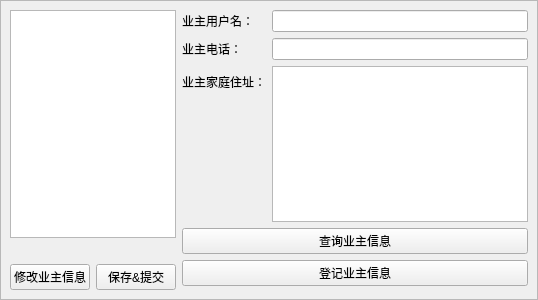
<?xml version="1.0" encoding="UTF-8"?>
<ui version="4.0">
 <class>OwnerPage</class>
 <widget class="QWidget" name="OwnerPage">
  <property name="geometry">
   <rect>
    <x>0</x>
    <y>0</y>
    <width>400</width>
    <height>300</height>
   </rect>
  </property>
  <property name="windowTitle">
   <string>Form</string>
  </property>
  <layout class="QVBoxLayout" name="verticalLayout">
   <property name="leftMargin">
    <number>0</number>
   </property>
   <property name="topMargin">
    <number>0</number>
   </property>
   <property name="rightMargin">
    <number>0</number>
   </property>
   <property name="bottomMargin">
    <number>0</number>
   </property>
   <item>
    <widget class="QFrame" name="frame">
     <property name="frameShape">
      <enum>QFrame::StyledPanel</enum>
     </property>
     <property name="frameShadow">
      <enum>QFrame::Raised</enum>
     </property>
     <layout class="QHBoxLayout" name="horizontalLayout_2">
      <item>
       <layout class="QVBoxLayout" name="verticalLayout_3">
        <item>
         <widget class="QTableView" name="tableView"/>
        </item>
        <item>
         <spacer name="horizontalSpacer">
          <property name="orientation">
           <enum>Qt::Horizontal</enum>
          </property>
          <property name="sizeHint" stdset="0">
           <size>
            <width>40</width>
            <height>20</height>
           </size>
          </property>
         </spacer>
        </item>
        <item>
         <layout class="QHBoxLayout" name="horizontalLayout">
          <item>
           <widget class="QPushButton" name="editButton">
            <property name="text">
             <string>修改业主信息</string>
            </property>
           </widget>
          </item>
          <item>
           <widget class="QPushButton" name="submitButton">
            <property name="text">
             <string>保存&amp;&amp;提交</string>
            </property>
           </widget>
          </item>
         </layout>
        </item>
       </layout>
      </item>
      <item>
       <layout class="QVBoxLayout" name="verticalLayout_2">
        <item>
         <layout class="QFormLayout" name="formLayout">
          <item row="0" column="0">
           <widget class="QLabel" name="usernameLabel">
            <property name="text">
             <string>业主用户名：</string>
            </property>
           </widget>
          </item>
          <item row="0" column="1">
           <widget class="QLineEdit" name="usernameEdit">
            <property name="sizePolicy">
             <sizepolicy hsizetype="Minimum" vsizetype="Fixed">
              <horstretch>0</horstretch>
              <verstretch>0</verstretch>
             </sizepolicy>
            </property>
           </widget>
          </item>
          <item row="1" column="0">
           <widget class="QLabel" name="phoneLabel">
            <property name="text">
             <string>业主电话：</string>
            </property>
           </widget>
          </item>
          <item row="1" column="1">
           <widget class="QLineEdit" name="phoneEdit">
            <property name="sizePolicy">
             <sizepolicy hsizetype="Minimum" vsizetype="Fixed">
              <horstretch>0</horstretch>
              <verstretch>0</verstretch>
             </sizepolicy>
            </property>
           </widget>
          </item>
          <item row="2" column="0">
           <widget class="QLabel" name="addressLabel">
            <property name="text">
             <string>业主家庭住址：</string>
            </property>
           </widget>
          </item>
          <item row="2" column="1">
           <widget class="QTextEdit" name="addressEdit">
            <property name="sizePolicy">
             <sizepolicy hsizetype="Minimum" vsizetype="Preferred">
              <horstretch>0</horstretch>
              <verstretch>0</verstretch>
             </sizepolicy>
            </property>
           </widget>
          </item>
         </layout>
        </item>
        <item>
         <widget class="QPushButton" name="queryButton">
          <property name="text">
           <string>查询业主信息</string>
          </property>
         </widget>
        </item>
        <item>
         <widget class="QPushButton" name="addButton">
          <property name="text">
           <string>登记业主信息</string>
          </property>
         </widget>
        </item>
        <item>
         <spacer name="verticalSpacer">
          <property name="orientation">
           <enum>Qt::Vertical</enum>
          </property>
          <property name="sizeHint" stdset="0">
           <size>
            <width>20</width>
            <height>40</height>
           </size>
          </property>
         </spacer>
        </item>
       </layout>
      </item>
     </layout>
    </widget>
   </item>
  </layout>
 </widget>
 <resources/>
 <connections/>
</ui>
